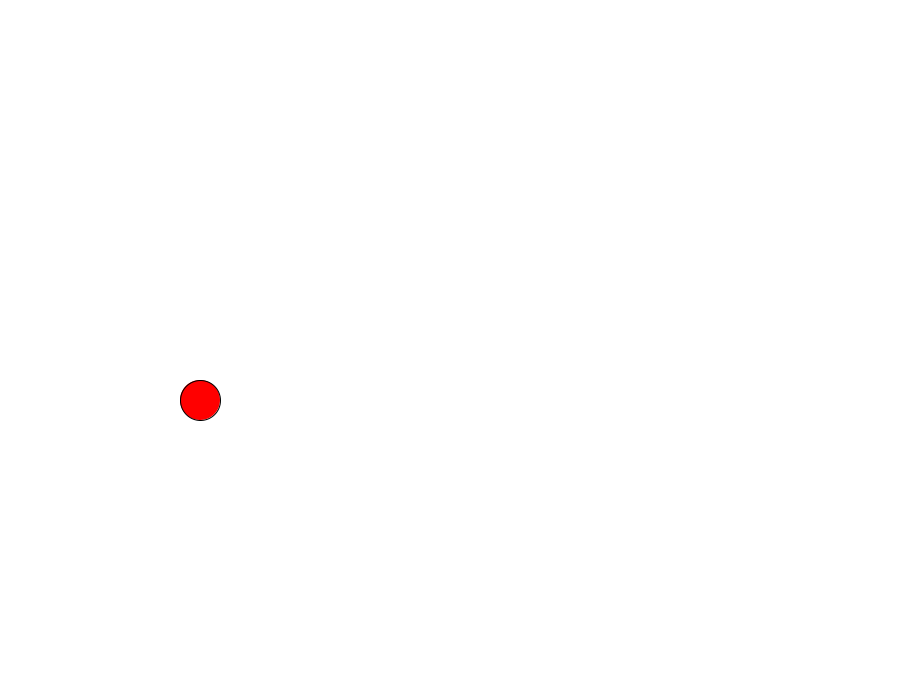
Frame 1 (no input)
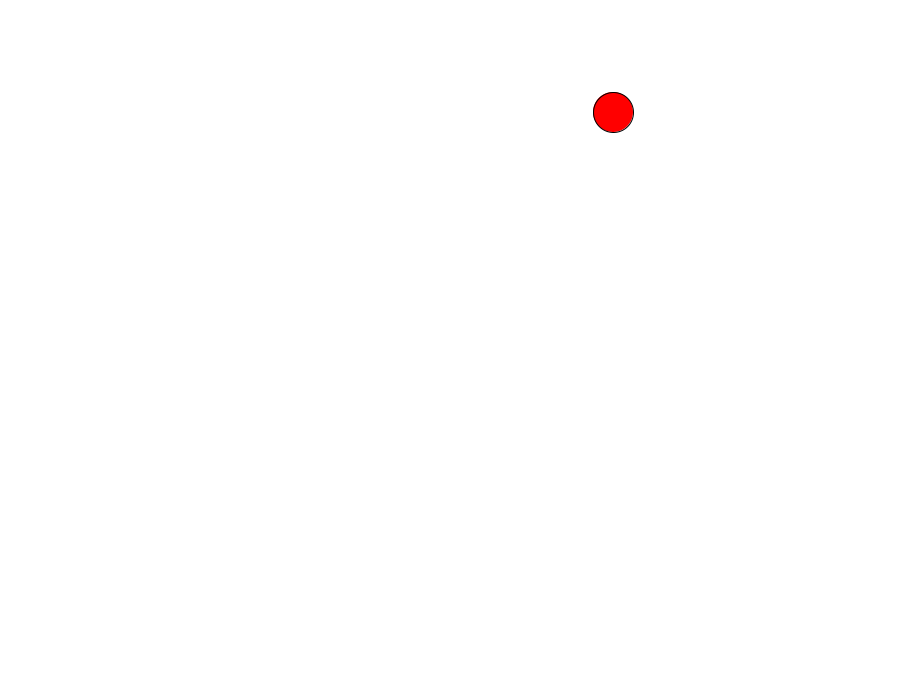
Frame 60 (the mouse pressed at the canvas centre just before this capture)
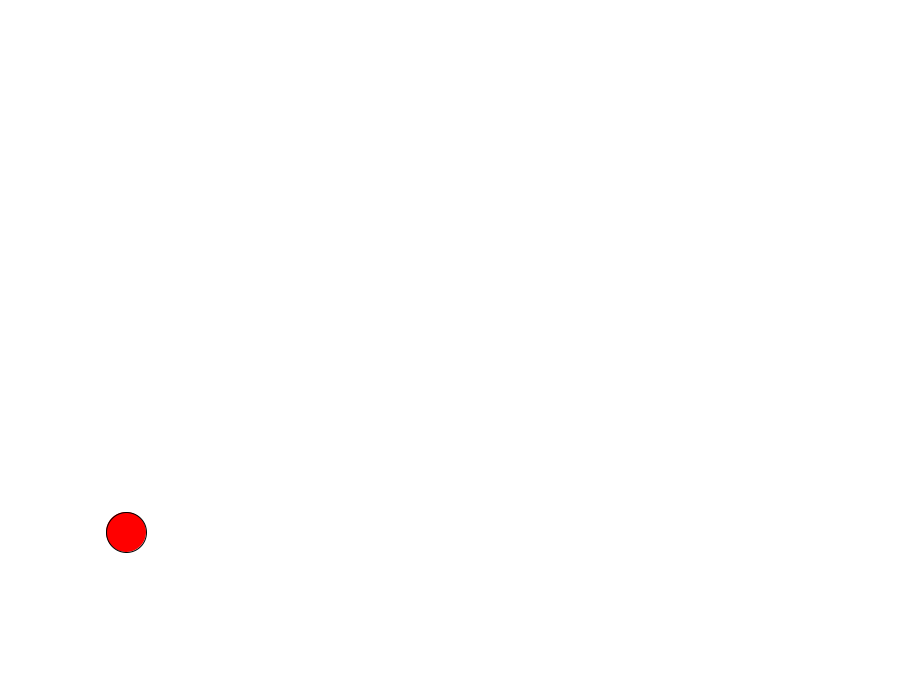
Frame 120 (the mouse held since frame 60 and released just before this capture)

The Processing sketch that drew these frames (run headless with seeded random() and noise(); from frame 60 on, the mouse is pressed at the canvas centre):

// Processing sketch: ObjectsExample
// ── ObjectsExample.pde
int numBalls=30;
float ballDiam = 40;
float maxSpeed=5;
Ball toby;

void setup() {
  size(900, 700); 
  toby = new Ball(color(255, 0, 0), 200, 400, 7, 7);
}// end setup 

void draw() {
  background(255);
  toby.display();
  toby.motion();
}//end draw














































/*fill(ballColor[i]);
 ellipse(ballX[i], ballY[i], ballDiam, ballDiam);
 ballX[i]+=ballXSpeed[i];
 ballY[i]+=ballYSpeed[i];
 if (ballX[i]<ballDiam || ballX[i]>width-ballDiam) { 
 ballXSpeed[i]*=-1;
 }
 if (ballY[i]<ballDiam || ballY[i]>height-ballDiam) { 
 ballYSpeed[i]*=-1;*/
// ── BallClass.pde
class Ball {
  // first the the class all of the variables and types it will use
  color c;
  float xPos;
  float yPos;
  float xSpeed;
  float ySpeed;

  //then some weird stuff called the constructor 

  Ball(color cTemp, float xPosTemp, float yPosTemp, float xSpeedTemp, float ySpeedTemp) {
    c = cTemp;
    xPos = xPosTemp;
    yPos = yPosTemp;
    xSpeed = xSpeedTemp;
    ySpeed = ySpeedTemp;
  }// end constructor 

  // next come the methods for the ball objects
  // the methods these are the actions the object will perform

  void display() {
    fill(c);
    ellipse(xPos, yPos, ballDiam, ballDiam);
  }// end method display
  
  void motion(){
    xPos=xPos+xSpeed;
    yPos=yPos+ySpeed;
    if(yPos>height){yPos=0;}
    if (xPos>width){xPos=0;}
  }// end motion method
}// end class
